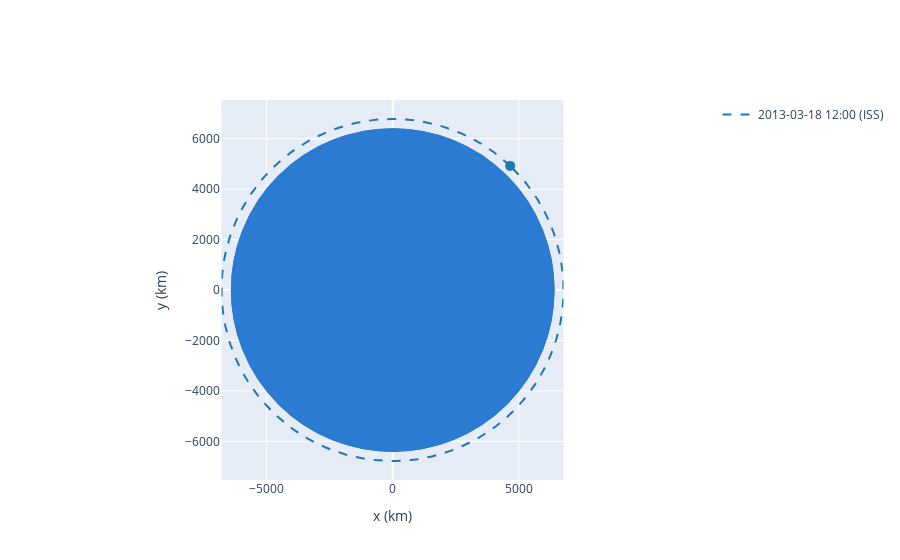

Here is the notebook cell this chart was saved with:
### Code cell
iss.plot(label="ISS", interactive=True)

### Figure 1 — Plotly figure (JSON) as saved in the notebook; plotly's stock layout.template omitted (floating-point values rounded to 4 significant figures; data arrays with more than 128 entries replaced by an {"elided": "..."} marker saying what was removed)
{"data": [{"hoverinfo": "none", "line": {"color": "rgb(31, 119, 180)", "dash": "dash", "width": 2}, "mode": "lines", "name": "2013-03-18 12:00 (ISS)", "type": "scatter", "x": {"elided": "150 float values"}, "y": {"elided": "150 float values"}}, {"marker": {"color": "rgb(31, 119, 180)", "size": 10, "symbol": "circle"}, "mode": "markers", "showlegend": false, "type": "scatter", "x": [4655.0], "y": [4922.0]}], "layout": {"autosize": true, "shapes": [{"fillcolor": "#2a7bd1", "line": {"color": "#2a7bd1"}, "opacity": 1, "type": "circle", "x0": -6378.0, "x1": 6378.0, "xref": "x", "y0": -6378.0, "y1": 6378.0, "yref": "y"}, {"fillcolor": "#2a7bd1", "line": {"color": "#2a7bd1"}, "opacity": 1, "type": "circle", "x0": -6378.0, "x1": 6378.0, "xref": "x", "y0": -6378.0, "y1": 6378.0, "yref": "y"}], "xaxis": {"constrain": "domain", "title": {"text": " x (km)"}}, "yaxis": {"scaleanchor": "x", "title": {"text": " y (km)"}}}}
